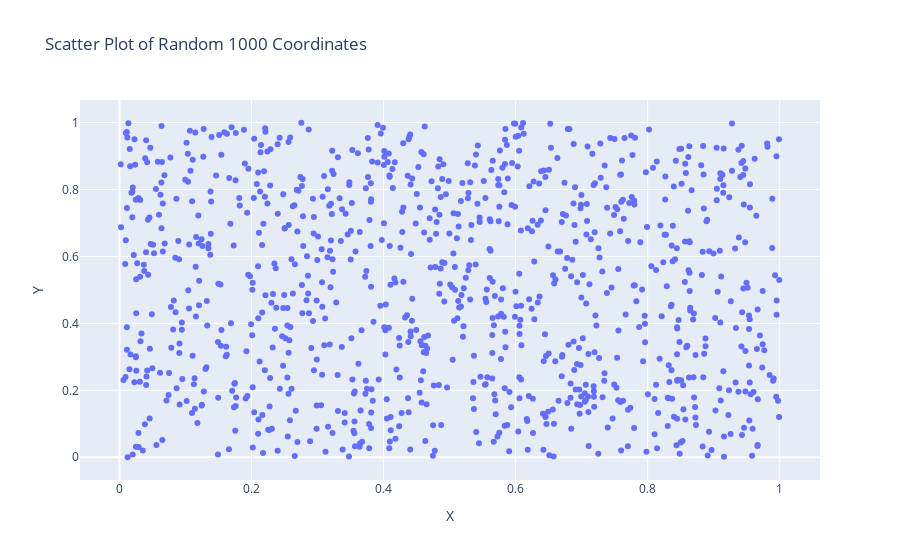

Write notebook code for a chart like this one.
### Code cell
'''

    @Author:pooja
    @Date:20-09-2024
    @last modified by:pooja
    @last modified time:20-09-2024
    @title:1. Write a program to draw a scatter plot for random 1000 x and y coordinates

'''
import plotly.express as px
import pandas as pd
import numpy as np
x  = np.random.rand(1000)
y = np.random.rand(1000)
df = pd.DataFrame({'X':x,'Y':y})

fig = px.scatter(df,x='X',y='Y', title='Scatter Plot of Random 1000 Coordinates')
fig.show()

### Figure 1 — Plotly figure (JSON) as saved in the notebook; plotly's stock layout.template omitted (floating-point values rounded to 4 significant figures; data arrays with more than 128 entries replaced by an {"elided": "..."} marker saying what was removed)
{"data": [{"hovertemplate": "X=%{x}<br>Y=%{y}<extra></extra>", "legendgroup": "", "marker": {"color": "#636efa", "symbol": "circle"}, "mode": "markers", "name": "", "orientation": "v", "showlegend": false, "type": "scatter", "x": {"elided": "1000 float values"}, "xaxis": "x", "y": {"elided": "1000 float values"}, "yaxis": "y"}], "layout": {"legend": {"tracegroupgap": 0}, "title": {"text": "Scatter Plot of Random 1000 Coordinates"}, "xaxis": {"anchor": "y", "domain": [0, 1], "title": {"text": "X"}}, "yaxis": {"anchor": "x", "domain": [0, 1], "title": {"text": "Y"}}}}
